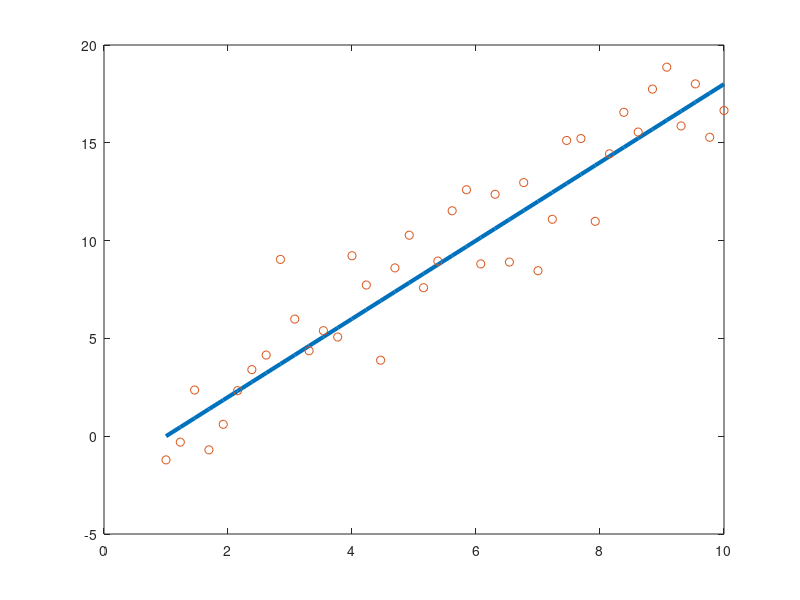

Recreate this plot in MATLAB. (Note: this script raises an error after producing the figure.)
clc; clear

% number of data
Nd = 40;

x = linspace(1,10,Nd);


% parameters to be inferred 
%
alpha =  2;
beta  = -2;
sigma =  2;


% f(x;alpha,beta) = alpha * x + beta
%
error = normrnd(0,sigma,1,Nd);

y = alpha * x + beta;

yd = y + error;


data.x = x;
data.y = yd;
data.Nd = Nd;

save('data.mat','data')

%% plot data

figure(1); clf
plot(x,y,'LineWidth',3);
hold on
p = plot(x,yd,'o');
p.MarkerSize = 10;
p.MarkerFaceColor = p.Color;

grid on
axis tight

l=legend('exact model','data with noise');
l.Location = 'best';
ax = gca;
ax.FontSize = 15;
